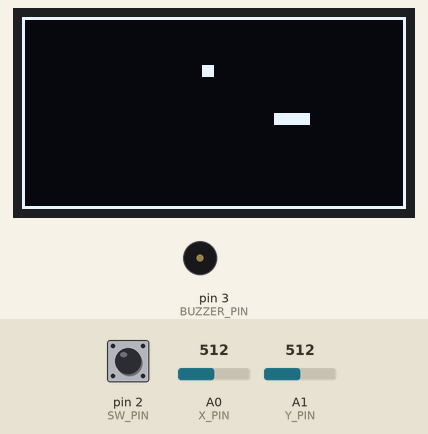
The sketch below on a simulated Arduino Uno, built with avr-gcc and run on an emulated ATmega328P. Parts: 128×64 one-colour display, buzzer (waves = sounding). The inputs (shaded band) are chosen by the test bench; at power-on: A1 (Y_PIN) = 512, pin 2 (SW_PIN) HIGH, A0 (X_PIN) = 512. Random numbers use the default seed unless the sketch sets one.

Above: at 1.2 s.
1.3 s: A1 (Y_PIN) set to 308
At 3.05 s:
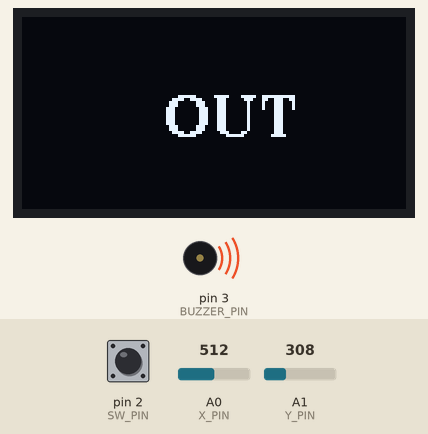
4.3 s: A1 (Y_PIN) set to 282
5.8 s: pin 2 (SW_PIN) pulled LOW for 3.2 s
At 11.6 s:
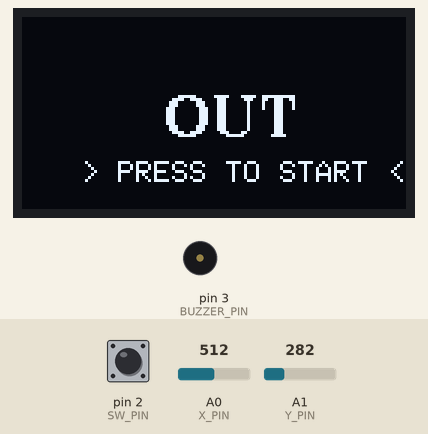
12.0 s: pin 2 (SW_PIN) pulled LOW for 1 s
At 15.03 s:
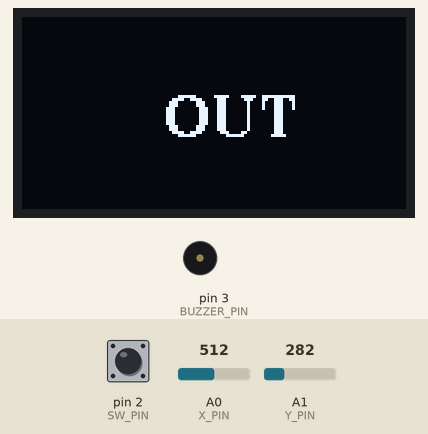
Timing chart, 0 to 15.5 s (numbered marks = the images above; inputs shaded):
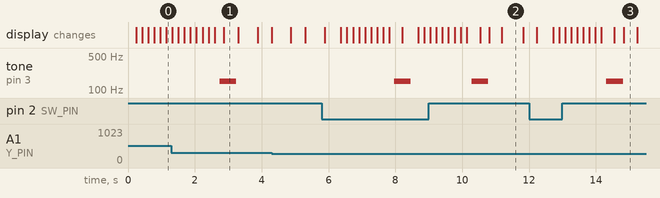

Measured:
- after the input at 5.8 s, tone on pin 3 (BUZZER_PIN): alternates 150 Hz for 0.50 s and silent for 1.8 s, starting after 2.2 s
- after the input at 12.0 s, tone on pin 3 (BUZZER_PIN): silent → 150 Hz after 2.3 s, → silent 0.50 s later
- what the display in image 1 shows lasts 0.4 s, from 2.9 s to 3.3 s
- what the display in image 2 shows lasts 0.6 s, from 11.2 s to 11.8 s

The sketch:

oled.ino
```cpp
#include <Arduino.h>
#include <U8g2lib.h>
#include <Wire.h>

// Constructor for 1.3" SH1106 I2C OLED
U8G2_SH1106_128X64_NONAME_1_HW_I2C u8g2(U8G2_R0, /* reset=*/ U8X8_PIN_NONE);
//SH1106= chip of OLED,
 //128X64= Pixels of the grid 9128 wide by 64 height)
 //NONAME= Tells library to use generic settings that work for almost OLED Modules.
 // _1_ = Using 128 bytes of RAM (Saves RAM Consumption),
 // _F_ = store 1024 byte image in RAM all at once,
 //_HW_I2C = Using dedicated Hardware I2C pins because it uses a built in ATmega328P chip specifically designed for talking to sensors and screens.
 //U8G2_R0 = Sets the Rotation (R1=90 degrees rotation if user wants to hold joystick sideways)
 // U8X8_PIN_NONE = Most I2C OLEDs Don't have a physical reset pin, this tells the Library theat The oled doesn't has a Reset Pin.

// Pins & Constants
const int BUZZER_PIN = 3;
// the value of this variable(Pin where the Buzzer is connected) is a integer type that remains constant.
const int X_PIN = A0;      // Joystick X
const int Y_PIN = A1;      // Joystick Y
const int SW_PIN = 2;       // Joystick push Button

#define SNAKE_MAX_LENGTH 25
#define BOX_SIZE 4
#define SCREEN_W 128
#define SCREEN_H 64

// Defining the Memory of the Game
struct Point { int8_t x, y; }; //a point in space is created with X and Y co-ordinates
Point snake[SNAKE_MAX_LENGTH]; //An array that creates a list of points to represent the snakes's body, The program knows how to explicitly reserve 25 points in Arduino's memory.
Point food; // Creates a single point where the food is currently located on the screen
int8_t snakeLen = 3; // Tracks how many of those 25 reserved segments are actually "Active" and should be drawn on the screen. The int8_t is used so to conserve the RAM memory.
int8_t dirX = 1, dirY = 0;  //(1 represents moving right),(0 no movement in the Left of the screen.), Game begins from the right side of the screen.
bool gameOver = false; // the moment the snake hits a wall, the game logic shows an "OUT".

void spawnFood() {
  // screen size is 128x64 pixels, but snake moves in blocks of 4 pixels.
  food.x = (random(1, (SCREEN_W / BOX_SIZE) - 1)) * BOX_SIZE; // defining the box width,(128/4) tells the Arduino there are 32 possible coloumns for the food.
  food.y = (random(1, (SCREEN_H / BOX_SIZE) - 1)) * BOX_SIZE; //defining the box height, (64/4) tells it there are 16 possible rows.
}
// We use 1 and -1 as offsets to ensure the food doesn't spawn exactly on the edge of the screen frame, which would make it look like it's stuck in the wall.
//This part picks a "Grid Coordinate" (e.g., "Column 10, Row 5") rather than a "Pixel Coordinate."
//BOX_SIZE = if the random function picked coloumn 10 then the may=th is 10x4=40, the food is the placed 40 pixels away, avoiding collison the next time they meet.


void resetGame() {
  snakeLen = 3;//shrinks the snake back to the starting size, effectively forgetting all the food it ate in previous round.
  //resetting Game
  dirX = 1; dirY = 0;
  gameOver = false;
  // Initialize snake in the middle, I=0 (Head, placed at x=64), I=1 (Body, placed at x=60, 64-4), I=2( Tail, paced at x=56, 65-8)
  for(int i = 0; i < snakeLen; i++)//loop begins with i(zero), moves to 1 the 1+1 so on.
    {
    snake[i] = { (int8_t)(64 - (i * BOX_SIZE)), 32 };
  }
  spawnFood();// ensures that fresh piece of food appears at  random spots.
}

void setup() {
  u8g2.begin(); //initializing OLED
  pinMode(BUZZER_PIN, OUTPUT); //Digital 3= Output
  pinMode(SW_PIN, INPUT_PULLUP); // Important for the button, the joystick gets connecte dto the arduino, it connects the pin to GND, pulling it back to 0v.
  randomSeed(analogRead(A2)); //Generated random points for the food to appear, reads static electricity coming from empty pin A2.
  resetGame();
}

void loop() {
  // Always read joystick values
  int xVal = analogRead(X_PIN); //Communication with horizontal Potentiometer
  int yVal = analogRead(Y_PIN); //Communication with Vertical Potentiometer
 //if you push the stick all the wya to one side, it will be 0, the other side will be 1023, in the middle it will be 512.

  if (!gameOver)// true only if the game is not over
  {
        //joystick potentiometers are sensitive. If you move the stick slightly, the value might change from 512 to 520.
    //By using < 300 and > 700, you create a Deadzone.
    // You have to intentionally push the stick at least 40% of the way in one direction for the snake to turn.
    //0-300 = Move up/left, 301-699 = deadzone/Do nothing, 700-1023 = down/Right
    if (xVal < 300 && dirX == 0) { dirX = -1; dirY = 0; }
    else if (xVal > 700 && dirX == 0) { dirX = 1; dirY = 0; }
    else if (yVal < 300 && dirY == 0) { dirX = 0; dirY = -1; }
    else if (yVal > 700 && dirY == 0) { dirX = 0; dirY = 1; }

     // Defining the movement of snake.
    //It tells the last segment (snake[i]) to move to the position where the segment in front of you(snake[i-1]) currently is.
    for (int i = snakeLen - 1; i > 0; i--) {
      snake[i] = snake[i - 1];
    }
    //Once the body has shifted forward to fill the old spots, the head moves
    snake[0].x += dirX * BOX_SIZE;
    snake[0].y += dirY * BOX_SIZE;
    //Example: if the snake is moving right,and the head is cureently at x=64, the new position becomes 64+(1x4)=68

    //defining the Wall Collision
    if (snake[0].x < 0 || snake[0].x >= SCREEN_W || snake[0].y < 0 || snake[0].y >= SCREEN_H) {
      gameOver = true;
      tone(BUZZER_PIN, 150, 500); // Crash sound
    }

    //defining the Food Collision
    if (snake[0].x == food.x && snake[0].y == food.y) {
      if (snakeLen < SNAKE_MAX_LENGTH) snakeLen++;
      spawnFood();
      tone(BUZZER_PIN, 2000, 50); // Eat sound
    }
  } else {
    //Game Over Logic: Restart with Button Click
    if (digitalRead(SW_PIN) == LOW) {
      resetGame();
      delay(300); // Debounce to prevent multiple restarts
    }
  }

  // Drawing Logic
  u8g2.firstPage();
  do {
    if (gameOver) {
      u8g2.setFont(u8g2_font_ncenB14_tr);
      u8g2.drawStr(48, 40, "OUT");

      // Blinking Instruction
      if ((millis() / 500) % 2 == 0) {
        u8g2.setFont(u8g2_font_6x10_tr);
        u8g2.drawStr(20, 55, "> PRESS TO START <");
      }
    } else {
      u8g2.drawFrame(0, 0, SCREEN_W, SCREEN_H);
      u8g2.drawBox(food.x, food.y, BOX_SIZE, BOX_SIZE);
      for (int i = 0; i < snakeLen; i++) {
        u8g2.drawBox(snake[i].x, snake[i].y, BOX_SIZE, BOX_SIZE);
      }
    }
  } while ( u8g2.nextPage() );

  delay(150);
}
```
